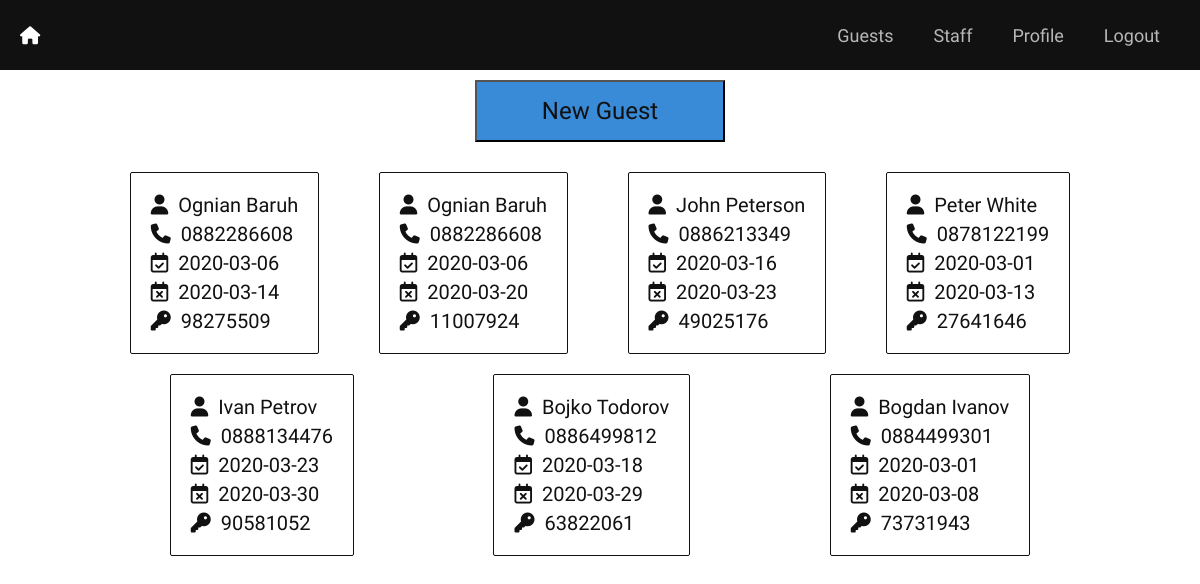
The page /guests (signed in) on the database as committed earlier.
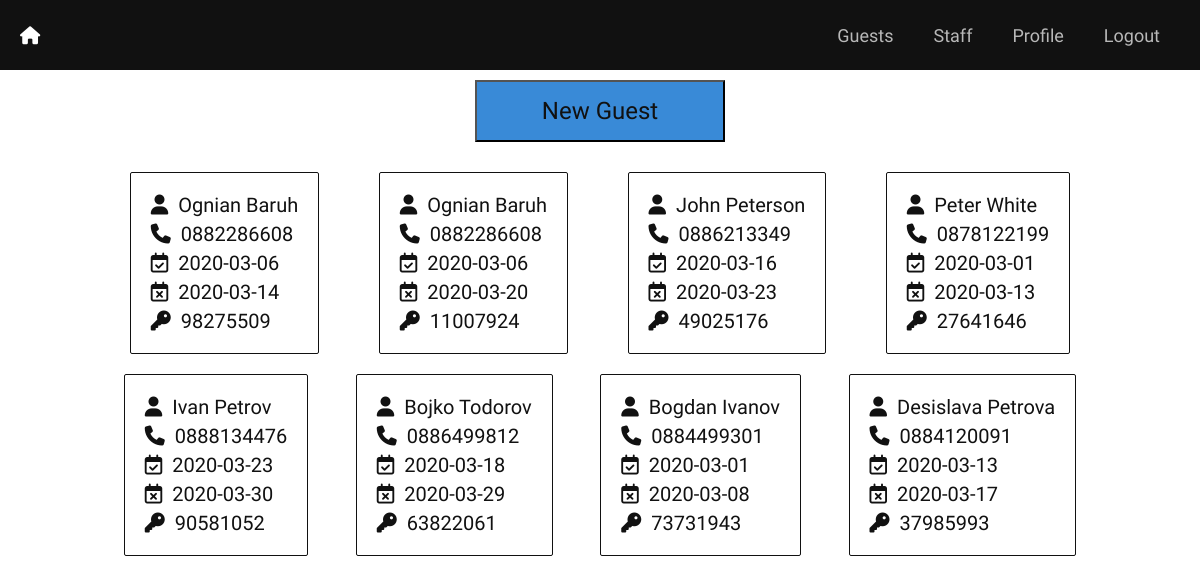
The same page on the database as committed later.
### tables this page shows
CREATE TABLE guests
	(
		id INTEGER PRIMARY KEY AUTOINCREMENT,
		name TEXT,
		surname TEXT,
		phone_number TEXT,
		passcode TEXT,
		entry_date TEXT,
		expiry_date TEXT
	);

### main.py (the view)
@app.route("/guests", methods=["GET"])
@require_login
def guests():
	guests = Guest.all()
	return render_template("guests/guests.html", guests = guests)

### class_database.py (called while the page is built)
	def __enter__(self):
		self.conn = sqlite3.connect(DB_NAME)
		return self.conn.cursor()

	def __exit__(self, type, value, traceback):
		self.conn.commit()

### class_guest.py (called while the page is built)
    def all():
        with DB() as db:
            rows = db.execute('SELECT * FROM guests').fetchall()
            return [Guest(*row) for row in rows]

### main.py (called while the page is built)
def require_login(func):
	@wraps(func)
	def wrapper(*args, **kwargs):
		if not session.get("SIGNED_IN"):
			return redirect("/login")
		return func(*args, **kwargs)
	return wrapper

### templates/guests/guests.html (shortened to what this page needs)
{% extends "layout.html" %}
{% block css %}
	<link rel="stylesheet" href="{{ url_for('static', filename='css/users.css') }}"/>
{% endblock %}
{% block main %}
<form action='/new_guest'>
	<button type="submit">New Guest</button>
</form>
<div class="users">
	{% for guest in guests %}
		<div class="user">
			<ul class="fields">
				<li class="field">
					<i class="fas fa-user"></i>{{ guest.name }} {{ guest.surname }}
				</li>
				<li class="field">
					<i class="fas fa-phone"></i>{{ guest.phone_number }}
				</li>
				<li class="field">
					<i class="far fa-calendar-check"></i>{{ guest.entry_date }}
				</li>
				<li class="field">
					<i class="far fa-calendar-times"></i>{{ guest.expiry_date }}
				</li>
				<li class="field">
					<i class="fas fa-key"></i>{{ guest.passcode }}
				</li>
			</ul>
		</div>
	{% endfor %}
</div>
{% endblock %}

### templates/layout.html (shortened to what this page needs)
<!DOCTYPE html>
<html lang="en">
<head>
	<link rel="stylesheet" href="{{ url_for('static', filename='css/style.css') }}"/>
	<link rel="stylesheet" href="{{ url_for('static', filename='css/navbar.css') }}"/>
	{% block css %}{% endblock %}
</head>
<body>
	<header>
		<nav class="navbar">
			<a href="/">
				<i class="fas fa-home home"></i>
			</a>
			<ul class="main-nav" id="js-menu">
				<li>
					<a href="/guests" class="nav-links">Guests</a>
				</li>
				<li>
					<a href="/staff" class="nav-links">Staff</a>
				</li>
				{% if session.get("SIGNED_IN") %}
					<li>
						<a href="/profile" class="nav-links">Profile</a>
					</li>
					<li>
						<a href="/logout" class="nav-links">Logout</a>
					</li>
				{% endif %}
			</ul>
		</nav>
	</header>
	<main>
		{% block main %}{% endblock %}
	</main>
</body>
</html>

### static/css/style.css (style rules this page uses)
* { box-sizing: border-box; font-family: 'Tomorrow', sans-serif; }
body { margin: 0; }

### static/css/navbar.css (style rules this page uses)
.navbar { display: flex; justify-content: space-between; align-items: center; font-size: 18px; background: #111; }
.main-nav { list-style-type: none; }
.nav-links { text-decoration: none; color: rgba(255, 255, 255, 0.7); }
.home { cursor: pointer; margin-left: 20px; color: #fff; }
@media screen and (min-width: 768px) { .navbar { padding-bottom: 0; height: 70px; } }
@media screen and (min-width: 768px) { .main-nav { display: flex; margin-right: 40px; flex-direction: row; justify-content: flex-end; } }
@media screen and (min-width: 768px) { .main-nav li { margin: 0; } }
@media screen and (min-width: 768px) { .nav-links { margin-left: 40px; } }

### static/css/users.css (style rules this page uses)
.users { display: flex; margin: 20px auto 0; flex-wrap: wrap; justify-content: space-around; align-items: center; max-width: 1000px; }
.user { border: 0.5px solid #111; border-radius: 2px; padding: 15px; margin: 10px; }
.fields { list-style-type: none; margin: 0; padding: 0; }
.field { font-size: 1.25em; color: #111; margin: 5px; }
i.fas, i.far { margin-right: 10px; }
button { display: block; margin: 10px auto; width: 250px; background: #398ad7; color: #111; padding: 15px; font-size: 1.5em; }

Rows that differ between the two databases and show on the page:
added guests: name "Desislava", surname "Petrova", phone_number "0884120091", entry_date "2020-03-13", expiry_date "2020-03-17", passcode "37985993"
